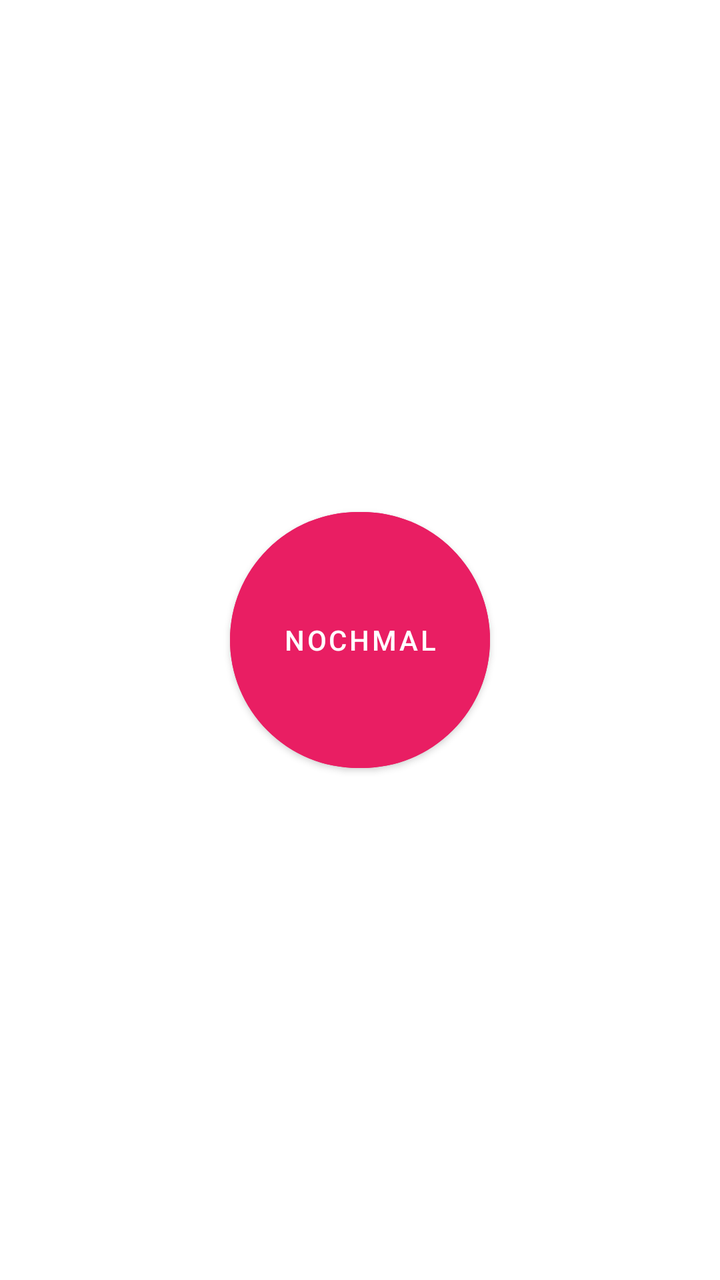
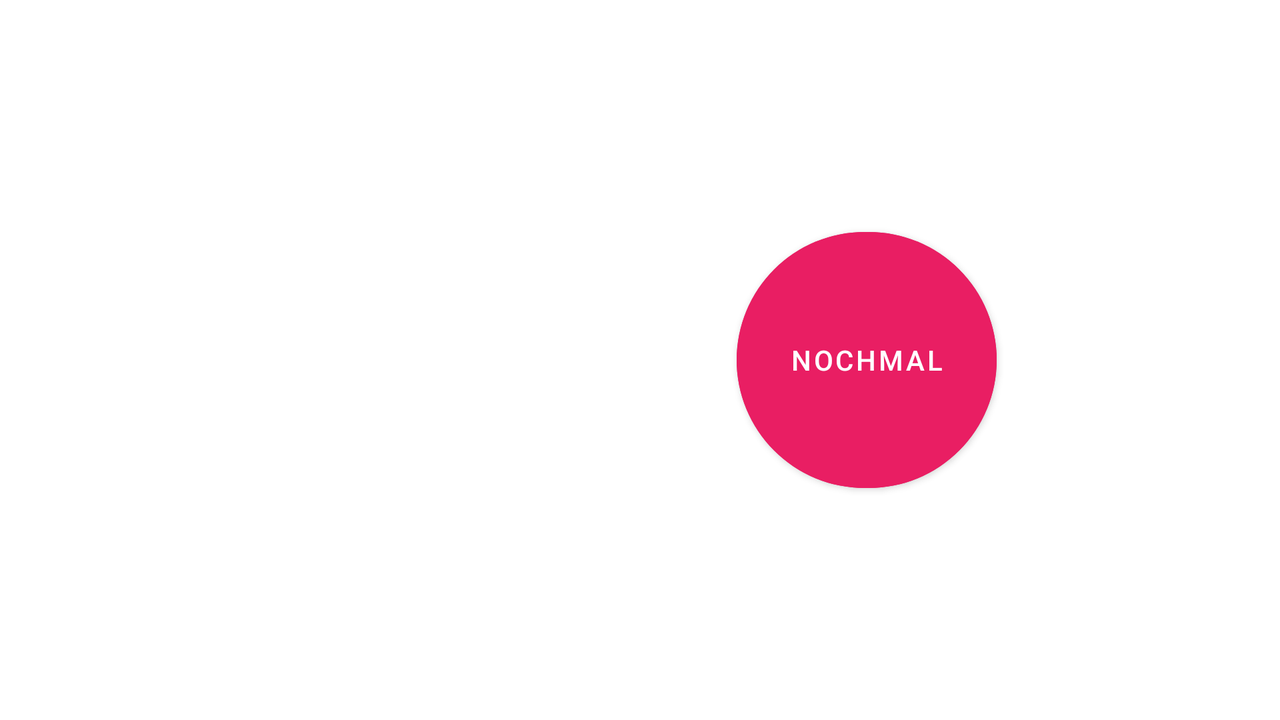

The same Android screen from two of the app's own layout files: first res/layout/ as a phone draws it, then the repository's variant for another configuration, drawn on a device whose configuration selects that folder. Both files follow.
<!-- AndroidManifest.xml: application theme Theme.CounterFitx -->
<!-- res/layout/fragment_end.xml -->
<?xml version="1.0" encoding="utf-8"?>
<layout xmlns:tools="http://schemas.android.com/tools"
    xmlns:app="http://schemas.android.com/apk/res-auto"
    xmlns:android="http://schemas.android.com/apk/res/android">

    <data>

    </data>

    <androidx.constraintlayout.widget.ConstraintLayout
        android:layout_width="match_parent"
        android:layout_height="match_parent">

        <TextView
            android:id="@+id/end_text"
            android:layout_width="wrap_content"
            android:layout_height="wrap_content"
            android:layout_marginTop="216dp"
            android:text="Geschafft...Sehr Gut!"
            android:textColor="#FFFFFF"
            android:textSize="25sp"
            app:layout_constraintEnd_toEndOf="parent"
            app:layout_constraintHorizontal_bias="0.498"
            app:layout_constraintStart_toStartOf="parent"
            app:layout_constraintTop_toTopOf="parent" />

        <Button
            android:id="@+id/again_button"
            android:layout_width="130dp"
            android:layout_height="140dp"
            android:layout_marginBottom="250dp"
            android:backgroundTint="#E91E63"
            android:text="nochmal"
            app:cornerRadius="140dp"
            app:layout_constraintBottom_toBottomOf="parent"
            app:layout_constraintEnd_toEndOf="parent"
            app:layout_constraintStart_toStartOf="parent" />
    </androidx.constraintlayout.widget.ConstraintLayout>
</layout>
<!-- resources referenced by this layout -->
<resources>
  <style name="Theme.CounterFitx" parent="Theme.MaterialComponents.DayNight.NoActionBar">
          
          <item name="colorPrimary">@color/purple_500</item>
          <item name="colorPrimaryVariant">@color/black</item>
          <item name="colorOnPrimary">@color/white</item>
          
          <item name="colorSecondary">@color/teal_200</item>
          <item name="colorSecondaryVariant">@color/teal_700</item>
          <item name="colorOnSecondary">@color/black</item>
          
          <item name="android:statusBarColor">?attr/colorPrimaryVariant</item>
          
      </style>
</resources>
<!-- res/layout-land/fragment_end.xml (the repository's variant of the layout above) -->
<!-- drawn on the phone turned sideways -->
<?xml version="1.0" encoding="utf-8"?>
<layout xmlns:tools="http://schemas.android.com/tools"
    xmlns:app="http://schemas.android.com/apk/res-auto"
    xmlns:android="http://schemas.android.com/apk/res/android">

    <data>

    </data>

    <androidx.constraintlayout.widget.ConstraintLayout
        android:layout_width="match_parent"
        android:layout_height="match_parent">

        <TextView
            android:id="@+id/end_text"
            android:layout_width="wrap_content"
            android:layout_height="wrap_content"
            android:text="Geschaft...Sehr Gut!"
            android:textColor="#FFFFFF"
            android:textSize="25sp"
            app:layout_constraintBottom_toBottomOf="parent"
            app:layout_constraintEnd_toEndOf="parent"
            app:layout_constraintHorizontal_bias="0.226"
            app:layout_constraintStart_toStartOf="parent"
            app:layout_constraintTop_toTopOf="parent" />

        <Button
            android:id="@+id/again_button"
            android:layout_width="130dp"
            android:layout_height="140dp"
            android:backgroundTint="#E91E63"
            android:text="nochmal"
            app:cornerRadius="140dp"
            app:layout_constraintBottom_toBottomOf="parent"
            app:layout_constraintEnd_toEndOf="parent"
            app:layout_constraintHorizontal_bias="0.722"
            app:layout_constraintStart_toStartOf="parent"
            app:layout_constraintTop_toTopOf="parent" />
    </androidx.constraintlayout.widget.ConstraintLayout>
</layout>
